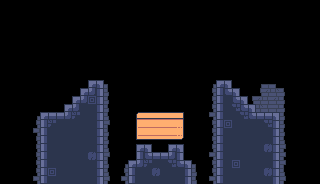

Below is a game level as drawn by its tile map, then a one-line description and the .tmx that defines it (tile-layer data replaced by summaries):
An orthogonal 40x23 tile map with 8x8 px tiles, 2 tile layers (Background, Base), 5 tilesets and 16 objects.

<map version="1.10" tiledversion="1.10.2" orientation="orthogonal" renderorder="right-down" width="40" height="23" tilewidth="8" tileheight="8" infinite="0" nextlayerid="4" nextobjectid="188">
 <tileset firstgid="1" source="../tileset.tsx" />
 <tileset firstgid="1025" source="../LevelEditor/big.tsx" />
 <tileset firstgid="1281" source="../LevelEditor/small.tsx" />
 <tileset firstgid="2305" source="../LevelEditor/wide.tsx" />
 <tileset firstgid="2817" source="../LevelEditor/ultrawide.tsx" />
 <layer id="3" name="Background" width="40" height="23">
  <data>[920 cells, 94 non-empty, 20 distinct tile ids]</data>
 </layer>
 <layer id="1" name="Base" width="40" height="23">
  <properties>
   <property name="NoOverlappingOutput" type="bool" value="true" />
  </properties>
  <data>[920 cells, 206 non-empty, 13 distinct tile ids]</data>
 </layer>
 <objectgroup id="2" name="Objects">
  <object id="98" gid="1025" x="44.947" y="111.039" width="16" height="16">
   <properties>
    <property name="object" value="player" />
   </properties>
  </object>
  <object id="130" x="138" y="121">
   <properties>
    <property name="height" type="int" value="1" />
    <property name="object" value="math_multi_row" />
    <property name="signals" value="0" />
    <property name="table" value="5+_=_" />
    <property name="width" type="int" value="10" />
   </properties>
   <point />
  </object>
  <object id="172" gid="1540" x="38.5378" y="112.515" width="8" height="8">
   <properties>
    <property name="object" value="number" />
    <property name="value" type="int" value="3" />
   </properties>
  </object>
  <object id="173" gid="1545" x="92.4622" y="38.917" width="8" height="8">
   <properties>
    <property name="object" value="number" />
    <property name="value" type="int" value="8" />
   </properties>
  </object>
  <object id="174" gid="2307" x="184" y="128" width="16" height="8">
   <properties>
    <property name="max" type="int" value="-7" />
    <property name="min" type="int" value="0" />
    <property name="mode" value="vertical" />
    <property name="object" value="signal_platform" />
    <property name="signal" type="int" value="0" />
   </properties>
  </object>
  <object id="175" gid="2337" x="152" y="152" width="16" height="8">
   <properties>
    <property name="object" value="button" />
    <property name="signal" type="int" value="2" />
   </properties>
  </object>
  <object id="176" gid="2339" x="112" y="112" width="16" height="8">
   <properties>
    <property name="max" type="int" value="3" />
    <property name="min" type="int" value="0" />
    <property name="mode" value="horizontal" />
    <property name="object" value="signal_platform" />
    <property name="signal" type="int" value="2" />
   </properties>
  </object>
  <object id="177" gid="1545" x="64.6288" y="104.182" width="8" height="8">
   <properties>
    <property name="object" value="number" />
    <property name="value" type="int" value="8" />
   </properties>
  </object>
  <object id="179" gid="1409" x="219.333" y="77.6667" width="8" height="8">
   <properties>
    <property name="object" value="key" />
   </properties>
  </object>
  <object id="180" gid="1027" x="264" y="112" width="16" height="16">
   <properties>
    <property name="object" value="door" />
   </properties>
  </object>
  <object id="181" gid="1411" x="188" y="48" width="8" height="8">
   <properties>
    <property name="object" value="coin" />
   </properties>
  </object>
  <object id="182" gid="1411" x="120" y="64" width="8" height="8">
   <properties>
    <property name="object" value="coin" />
   </properties>
  </object>
  <object id="183" gid="1028" x="44" y="112" width="16" height="16">
   <properties>
    <property name="object" value="spawn" />
   </properties>
  </object>
  <object id="184" gid="1026" x="88" y="80" width="16" height="16">
   <properties>
    <property name="lines">Удерживая Shift, можно целиться точнее.
Прицел будет двигаться вперед и назад.</property>
    <property name="object" value="sign" />
   </properties>
  </object>
  <object id="185" gid="1345" x="88" y="48" width="8" height="8">
   <properties>
    <property name="object" value="signal_door" />
    <property name="signal" type="int" value="2" />
    <property name="state" value="standard" />
   </properties>
  </object>
  <object id="186" gid="1345" x="96" y="48" width="8" height="8">
   <properties>
    <property name="object" value="signal_door" />
    <property name="signal" type="int" value="2" />
    <property name="state" value="standard" />
   </properties>
  </object>
 </objectgroup>
</map>
